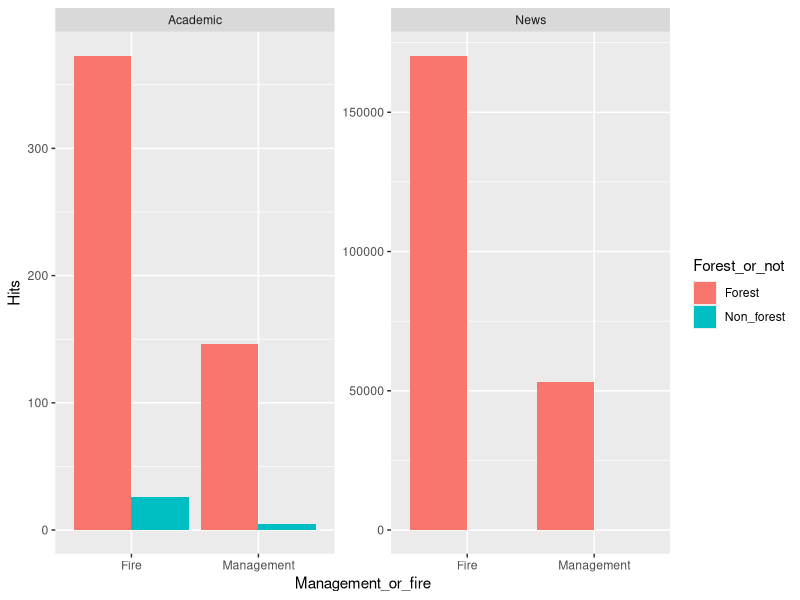
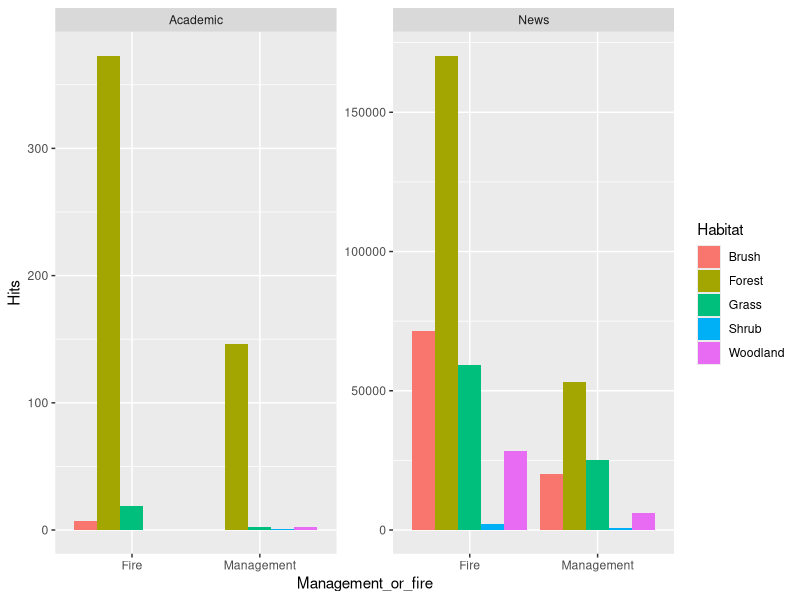

These charts were generated, in order, by the following R code:
library(tidyverse)

keywords <- read.csv("Media and literature keyword search (Oct 2020) - Record.csv")

head(keywords)

# filter to fewer categories based on index

# forest vs non forest
keywords_subset <- dplyr::filter(keywords, Index %in% c(1, 13, 6, 14,
                                                 29, 41, 34, 42))

ggplot(keywords_subset, aes(y = Hits, x = Management_or_fire, fill = Forest_or_not)) +
    geom_bar(stat = "identity", position = "dodge") +
    facet_wrap(~Search_type, scales = "free")

# split by habitat
keywords_subset2 <- dplyr::filter(keywords, Index <= 14 | Index >= 29) %>% 
    dplyr::filter(!is.na(Habitat))

ggplot(keywords_subset2, aes(y = Hits, x = Management_or_fire, fill = Habitat)) +
    geom_bar(stat = "identity", position = "dodge") +
    facet_wrap(~Search_type, scales = "free")
